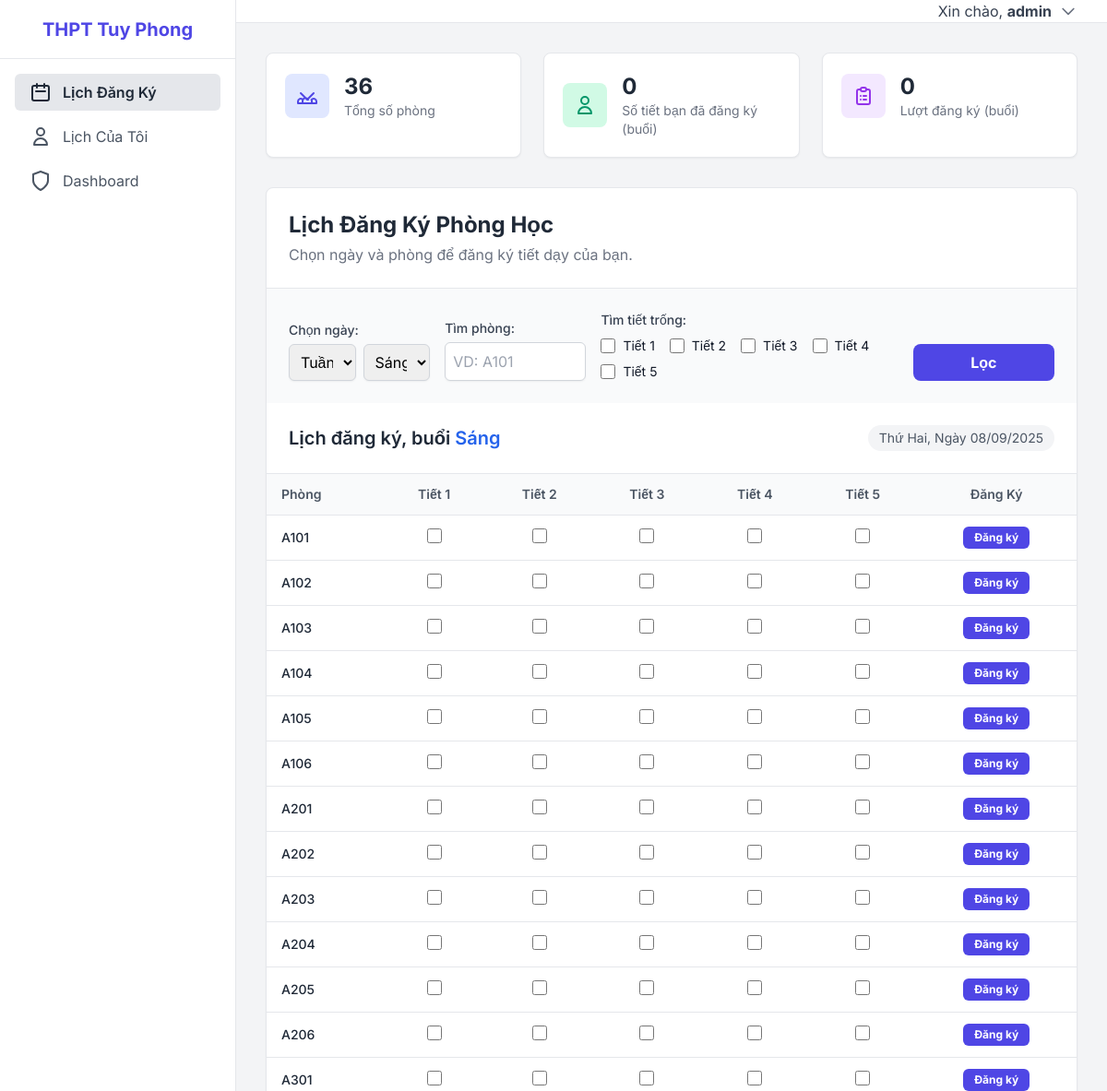
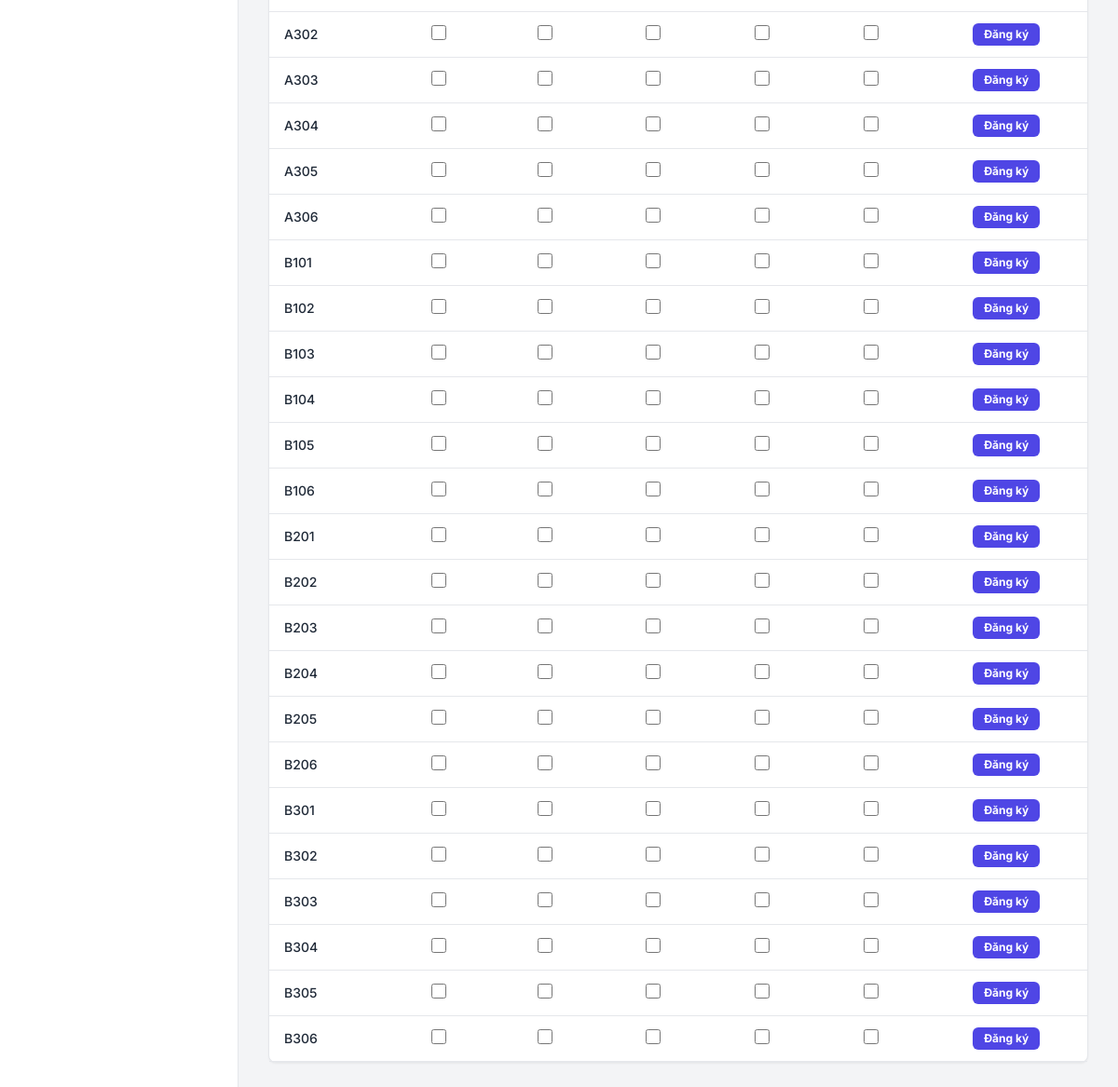
The app's page / (signed in) with its own data (2 pictures, top to bottom).
### booking/models.py (models this page shows, shortened)
class Room(models.Model):
    name = models.CharField(max_length=100, unique=True, verbose_name="Tên phòng")
    capacity = models.PositiveIntegerField(verbose_name="Sức chứa", blank=True, null=True)
    class Meta:
        verbose_name = "Phòng học"
        verbose_name_plural = "Các phòng học"
        ordering = ['name']

### booking/views.py (the view)
# urls.py: path('', views.booking_page, name='booking_page'),
@login_required
def booking_page(request):
    valid_dates_info = get_valid_dates()
    selected_date_str = request.GET.get('selected_date')
    session = request.GET.get('session', 'sang')
    search_room = request.GET.get('search_room', '')
    search_periods_str = request.GET.getlist('search_periods')
    search_periods = [int(p) for p in search_periods_str if p.isdigit()]
    if selected_date_str:
        selected_date = date.fromisoformat(selected_date_str)
    else:
        selected_date = valid_dates_info[0]['date'] if valid_dates_info else date.today()
    if session == 'chieu':
        periods = range(6, 11)
    else:
        periods = range(1, 6)
    rooms = Room.objects.all().order_by('name')
    if search_room:
        rooms = rooms.filter(name__icontains=search_room)
    if search_periods:
        booked_room_ids = Booking.objects.filter(
            date=selected_date,
            period__in=search_periods
        ).values_list('room_id', flat=True).distinct()
        rooms = rooms.exclude(id__in=booked_room_ids)
    bookings_on_date = Booking.objects.filter(date=selected_date).select_related('teacher')
    bookings_in_session = bookings_on_date.filter(period__in=periods)
    booking_map = {
        (b.room_id, b.period): b.teacher.get_full_name() or b.teacher.username
        for b in bookings_in_session
    }
    grid = []
    for room in rooms:
        row = {'room': room, 'period_data': []}
        for period in periods:
            teacher = booking_map.get((room.id, period))
            row['period_data'].append({'period': period, 'teacher': teacher})
        grid.append(row)
    all_rooms_count = Room.objects.count()
    total_bookings_in_session = bookings_in_session.count()
    user_bookings_in_session = bookings_in_session.filter(teacher=request.user).count()
    context = {
        'grid': grid,
        'periods': periods,
        'valid_dates_info': valid_dates_info,
        'selected_date': selected_date,
        'search_periods': search_periods,
        'search_room': search_room,
        'session': session,
        'rooms_count': all_rooms_count,
        'total_bookings_in_session': total_bookings_in_session,
        'user_bookings_in_session': user_bookings_in_session,
    }
    return render(request, 'booking/booking_page.html', context)

### booking/views.py (called while the page is built)
def get_valid_dates():
    today = date.today()
    valid_dates_info = []
    for i in range(14):
        current_date = today + timedelta(days=i)
        if current_date.weekday() != 6:
            days_since_start = (current_date - SEMESTER_START_DATE).days
            week_number = (days_since_start // 7) + 1 if days_since_start >= 0 else 1
            valid_dates_info.append({'date': current_date, 'week': week_number})
    return valid_dates_info

### templates/booking/booking_page.html (shortened to what this page needs)
{% extends 'base.html' %}
{% block content %}
<div class="space-y-8">
    <div class="grid md:grid-cols-3 gap-6">
        <div class="bg-white border border-gray-200 rounded-lg shadow-sm p-5 transform hover:-translate-y-1 transition-transform duration-300">
            <div class="flex items-center gap-4">
                <div class="p-3 bg-indigo-100 rounded-lg">
                </div>
                <div>
                    <p class="text-2xl font-bold text-gray-800">{{ rooms_count }}</p>
                    <p class="text-sm text-gray-500">Tổng số phòng</p>
                </div>
            </div>
        </div>
        <div class="bg-white border border-gray-200 rounded-lg shadow-sm p-5 transform hover:-translate-y-1 transition-transform duration-300">
            <div class="flex items-center gap-4">
                <div class="p-3 bg-emerald-100 rounded-lg">
                     <svg class="w-6 h-6 text-emerald-600" fill="none" stroke="currentColor" viewBox="0 0 24 24" xmlns="http://www.w3.org/2000/svg"><path stroke-linecap="round" stroke-linejoin="round" stroke-width="2" d="M16 7a4 4 0 11-8 0 4 4 0 018 0zM12 14a7 7 0 00-7 7h14a7 7 0 00-7-7z"></path></svg>
                </div>
                <div>
                    <p class="text-2xl font-bold text-gray-800">{{ user_bookings_in_session }}</p>
                    <p class="text-sm text-gray-500">Số tiết bạn đã đăng ký (buổi)</p>
                </div>
            </div>
        </div>
        <div class="bg-white border border-gray-200 rounded-lg shadow-sm p-5 transform hover:-translate-y-1 transition-transform duration-300">
            <div class="flex items-center gap-4">
                <div class="p-3 bg-purple-100 rounded-lg">
                </div>
                <div>
                    <p class="text-2xl font-bold text-gray-800">{{ total_bookings_in_session }}</p>
                    <p class="text-sm text-gray-500">Lượt đăng ký (buổi)</p>
                </div>
            </div>
        </div>
    </div>
    <div class="bg-white border border-gray-200 rounded-lg shadow-sm">
        <div class="p-6 border-b">
             <h2 class="text-2xl font-bold text-gray-800">Lịch Đăng Ký Phòng Học</h2>
             <p class="text-gray-500 mt-1">Chọn ngày và phòng để đăng ký tiết dạy của bạn.</p>
        </div>
        <div class="p-6 bg-gray-50">
            <div class="grid md:grid-cols-2 lg:grid-cols-5 gap-4 items-end">
                <div>
                    <label for="date-select" class="text-sm font-medium text-gray-700">Chọn ngày:</label>
                    <form id="view-options-form" method="GET" action="" class="mt-1 flex space-x-2">
                        <select name="selected_date" id="date-select" class="block w-full p-2 border border-gray-300 rounded-md shadow-sm focus:outline-none focus:ring-indigo-500 focus:border-indigo-500" onchange="this.form.submit()">
                            {% for d_info in valid_dates_info %}
                                <option value="{{ d_info.date|date:"Y-m-d" }}" {% if d_info.date == selected_date %}selected{% endif %}>
                                    Tuần {{ d_info.week }}
                                </option>
                            {% endfor %}
                        </select>
                        <select name="session" id="session-select" class="block w-full p-2 border border-gray-300 rounded-md shadow-sm focus:outline-none focus:ring-indigo-500 focus:border-indigo-500" onchange="this.form.submit()">
                            <option value="sang" {% if session == 'sang' %}selected{% endif %}>Sáng</option>
                        </select>
                    </form>
                </div>
                <form id="filter-form" method="GET" action="" class="contents lg:col-span-4">
                    <div>
                        <label for="search_room_input" class="text-sm font-medium text-gray-700">Tìm phòng:</label>
                        <input type="text" name="search_room" id="search_room_input" value="{{ search_room }}" placeholder="VD: A101" class="mt-1 w-full p-2 border border-gray-300 rounded-md shadow-sm focus:outline-none focus:ring-indigo-500 focus:border-indigo-500">
                    </div>
                    <div class="lg:col-span-2">
                        <label class="block text-sm font-medium text-gray-700">Tìm tiết trống:</label>
                        <div class="mt-2 flex flex-wrap items-center gap-x-4 gap-y-2">
                            {% for p in periods %}
                            <div class="flex items-center">
                                <input type="checkbox" name="search_periods" id="search_period_{{ p }}" value="{{ p }}"
                                       class="h-4 w-4 rounded border-gray-300 text-indigo-600 focus:ring-indigo-500"
                                       {% if p in search_periods %}checked{% endif %}>
                                <label for="search_period_{{ p }}" class="ml-2 text-sm text-gray-900">Tiết {% if session == 'chieu' %}{{ forloop.counter }}{% else %}{{ p }}{% endif %}</label>
                            </div>
                            {% endfor %}
                        </div>
                    </div>
                    <div class="flex items-center space-x-2">
                        <button type="submit" class="w-full bg-indigo-600 text-white font-bold py-2 px-4 rounded-lg hover:bg-indigo-700 focus:outline-none focus:ring-2 focus:ring-offset-2 focus:ring-indigo-500 transition duration-150 ease-in-out">
                            Lọc
                        </button>
                    </div>
                </form>
            </div>
        </div>
        <div class="p-6 flex items-center justify-between">
            <h3 class="text-xl font-semibold text-gray-800">
                Lịch đăng ký, buổi
                <span class="{% if session == 'sang' %}text-blue-600{% else %}text-orange-500{% endif %}">
                    {% if session == 'sang' %}Sáng{% else %}Chiều{% endif %}
                </span>
            </h3>
            <div class="text-sm text-gray-600 bg-gray-100 px-3 py-1 rounded-full">
                {% if selected_date.weekday == 0 %}Thứ Hai{% elif selected_date.weekday == 1 %}Thứ Ba{% elif selected_date.weekday == 2 %}Thứ Tư{% elif selected_date.weekday == 3 %}Thứ Năm{% elif selected_date.weekday == 4 %}Thứ Sáu{% elif selected_date.weekday == 5 %}Thứ Bảy{% endif %}, Ngày {{ selected_date|date:"d/m/Y" }}
            </div>
        </div>
        <div class="overflow-x-auto">
            <table class="w-full text-sm">
              <thead class="bg-gray-50">
                <tr class="border-y">
                  <th class="text-left py-3 px-4 font-semibold text-gray-600">Phòng</th>
                  {% for period in periods %}
                  <th class="text-center py-3 px-4 font-semibold text-gray-600">Tiết {% if session == 'chieu' %}{{ forloop.counter }}{% else %}{{ period }}{% endif %}</th>
                  {% endfor %}
                  <th class="text-center py-3 px-4 font-semibold text-gray-600">Đăng Ký</th>
                </tr>
              </thead>
              <tbody>
                {% for row in grid %}
                <tr id="room-{{ row.room.id }}" class="border-b hover:bg-gray-50">
                    <td class="py-3 px-4 font-medium text-gray-800">{{ row.room.name }}</td>
                    <form method="POST" action="{% url 'create_booking' %}?{{ request.GET.urlencode }}">
                        {% for p_data in row.period_data %}
                        <td class="py-3 px-4 text-center">
                            {% if p_data.teacher %}
                                <span class="px-2 py-1 text-xs font-semibold rounded-full
                                {% if p_data.teacher == user.get_full_name or p_data.teacher == user.username %}bg-emerald-100 text-emerald-800{% else %}bg-indigo-100 text-indigo-800{% endif %}" title="{{ p_data.teacher }}">
                                    {{ p_data.teacher }}
                                </span>
                            {% else %}
                                <input type="checkbox" name="periods" value="{{ p_data.period }}" id="cb-{{ row.room.id }}-{{ p_data.period }}"
                                       class="h-4 w-4 rounded border-gray-300 text-indigo-600 focus:ring-indigo-500">
                            {% endif %}
                        </td>
                        {% endfor %}
                        <td class="py-3 px-4 text-center">
                            <button type="submit" class="bg-indigo-600 text-white font-bold py-1 px-3 rounded-md text-xs hover:bg-indigo-700">
                                Đăng ký
                            </button>
                        </td>
                    </form>
                </tr>
                {% endfor %}
              </tbody>
            </table>
        </div>
    </div>
</div>
{% endblock %}

### templates/base.html (shortened to what this page needs)
<!DOCTYPE html>
<html lang="vi">
<head>
    <script src="https://cdn.tailwindcss.com"></script>
</head>
<body class="bg-gray-50">
    <div class="flex h-screen bg-gray-100">
        <div class="hidden md:flex flex-col w-64 bg-white border-r">
            <div class="flex items-center justify-center h-16 border-b">
                <span class="text-xl font-bold text-indigo-600">THPT Tuy Phong</span>
            </div>
            <div class="flex flex-col flex-grow p-4">
                <nav class="flex-grow space-y-2">
                    <a href="{% url 'booking_page' %}"
                       class="flex items-center px-4 py-2 rounded-md
                              {% if request.resolver_match.url_name == 'booking_page' %}
                                  bg-gray-200 text-gray-800 font-semibold
                              {% else %}
                                  text-gray-600 hover:bg-gray-100
                              {% endif %}">
                        <svg class="w-6 h-6 mr-3" fill="none" stroke="currentColor" viewBox="0 0 24 24" xmlns="http://www.w3.org/2000/svg"><path stroke-linecap="round" stroke-linejoin="round" stroke-width="2" d="M8 7V3m8 4V3m-9 8h10M5 21h14a2 2 0 002-2V7a2 2 0 00-2-2H5a2 2 0 00-2 2v12a2 2 0 002 2z"></path></svg>
                        Lịch Đăng Ký
                    </a>
                    <a href="{% url 'my_bookings' %}"
                       class="flex items-center px-4 py-2 rounded-md
                              {% if request.resolver_match.url_name == 'my_bookings' %}
                                  bg-gray-200 text-gray-800 font-semibold
                              {% else %}
                                  text-gray-600 hover:bg-gray-100
                              {% endif %}">
                        <svg class="w-6 h-6 mr-3" fill="none" stroke="currentColor" viewBox="0 0 24 24" xmlns="http://www.w3.org/2000/svg"><path stroke-linecap="round" stroke-linejoin="round" stroke-width="2" d="M16 7a4 4 0 11-8 0 4 4 0 018 0zM12 14a7 7 0 00-7 7h14a7 7 0 00-7-7z"></path></svg>
                        Lịch Của Tôi
                    </a>
                     {% if user.is_superuser %}
                    <a href="{% url 'admin:index' %}" target="_blank" class="flex items-center px-4 py-2 text-gray-600 hover:bg-gray-100 rounded-md">
                        <svg class="w-6 h-6 mr-3" xmlns="http://www.w3.org/2000/svg" viewBox="0 0 24 24" fill="none" stroke="currentColor" stroke-width="2" stroke-linecap="round" stroke-linejoin="round"><path d="M12 22s8-4 8-10V5l-8-3-8 3v7c0 6 8 10 8 10z"></path></svg>
                        Dashboard
                    </a>
                    {% endif %}
                </nav>
            </div>
        </div>
        <div class="flex flex-col flex-1 overflow-y-auto">
            <div class="flex items-center justify-between h-16 bg-white border-b px-8">
                <div x-data="{ open: false }" class="relative">
                    <button @click="open = !open" class="flex items-center space-x-2 relative focus:outline-none">
                        <span class="text-gray-700">Xin chào, <strong>{{ user.get_full_name|default:user.username }}</strong></span>
                        <svg class="w-5 h-5 text-gray-500" fill="none" stroke="currentColor" viewBox="0 0 24 24" xmlns="http://www.w3.org/2000/svg"><path stroke-linecap="round" stroke-linejoin="round" stroke-width="2" d="M19 9l-7 7-7-7"></path></svg>
                    </button>
                </div>
            </div>
            <main class="p-4 md:p-8">
                {% block content %}{% endblock %}
            </main>
        </div>
    </div>
</body>
</html>

### templates/base.html (style rules this page uses)
body { font-family: 'Inter', sans-serif; }

### records on screen
Room: room.name "A101"
Room: room.name "A102"
Room: room.name "A103"
Room: room.name "A104"
Room: room.name "A105"
Room: room.name "A106"
Room: room.name "A201"
Room: room.name "A202"
Room: room.name "A203"
Room: room.name "A204"
Room: room.name "A205"
Room: room.name "A206"
Room: room.name "A301"
Room: room.name "A302"
Room: room.name "A303"
Room: room.name "A304"
Room: room.name "A305"
Room: room.name "A306"
Room: room.name "B101"
Room: room.name "B102"
Room: room.name "B103"
Room: room.name "B104"
Room: room.name "B105"
Room: room.name "B106"
Room: room.name "B201"
Room: room.name "B202"
Room: room.name "B203"
Room: room.name "B204"
Room: room.name "B205"
Room: room.name "B206"
Room: room.name "B301"
Room: room.name "B302"
Room: room.name "B303"
Room: room.name "B304"
Room: room.name "B305"
Room: room.name "B306"

### other values on screen
{{ user.get_full_name|default:user.username }} "admin"
{{ rooms_count }} "36"
{{ user_bookings_in_session }} "0"
{{ total_bookings_in_session }} "0"
{{ p }} "1" "2" "3" "4" "5"
{{ selected_date|date:"d/m/Y" }} "08/09/2025"
{{ period }} "1" "2" "3" "4" "5"
